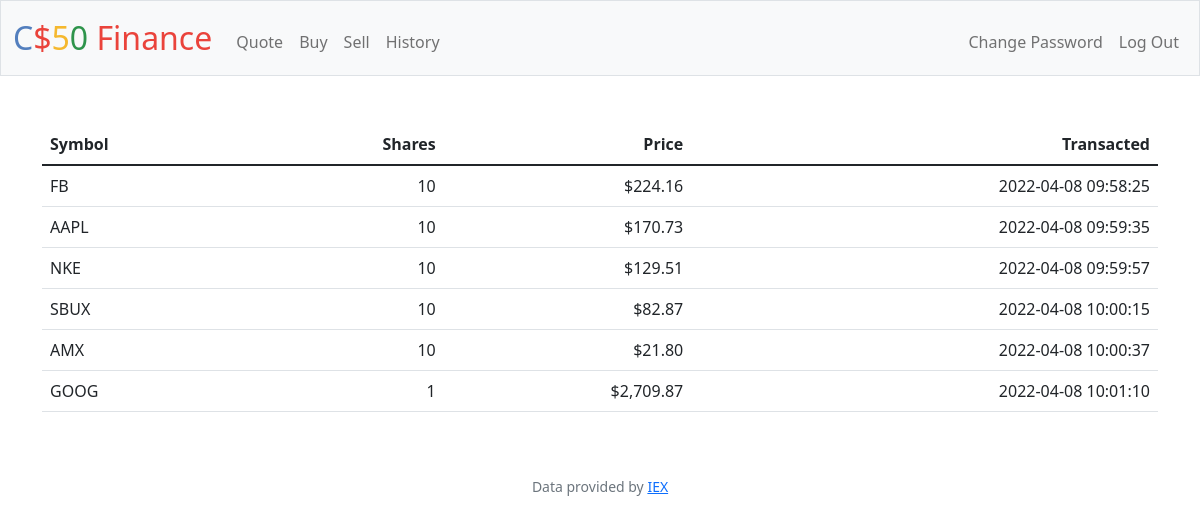
The app's page /history (signed in) with its own data.
### tables this page shows
CREATE TABLE transacciones (
	user_id INTEGER,
	stock_id INTEGER,
	shares INTEGER,
	price NUMERIC NOT NULL,
	p_datetime TEXT NOT NULL,
	FOREIGN KEY(user_id) REFERENCES users(id),
	FOREIGN KEY(stock_id) REFERENCES stocks(id)
);

CREATE TABLE stocks (
	id INTEGER,
	symbol TEXT NOT NULL,
	name TEXT NOT NULL,
	PRIMARY KEY(id)
);

### app.py (the view)
@app.route("/history")
@login_required
def history():
    user_history = db.execute("SELECT * FROM transacciones WHERE user_id=?;", session["user_id"])
    for row in user_history:
        row["symbol"] = db.execute("SELECT * FROM stocks WHERE id=?;", row["stock_id"])[0]["symbol"]
    return render_template("history.html", user_history=user_history)

### app.py (called while the page is built)
@app.after_request
def after_request(response):
    response.headers["Cache-Control"] = "no-cache, no-store, must-revalidate"
    response.headers["Expires"] = 0
    response.headers["Pragma"] = "no-cache"
    return response

### helpers.py (called while the page is built)
def login_required(f):
    @wraps(f)
    def decorated_function(*args, **kwargs):
        if session.get("user_id") is None:
            return redirect("/login")
        return f(*args, **kwargs)
    return decorated_function

def usd(value):
    return f"${value:,.2f}"

### templates/history.html (shortened to what this page needs)
{% extends "layout.html" %}
{% block main %}
    <table class="table tablestriped">
        <thead>
            <tr>
                <th class="text-start">Symbol</th>
                <th class="text-end">Shares</th>
                <th class="text-end">Price</th>
                <th class="text-end">Transacted</th>
            </tr>
        </thead>
        <tbody>
            {% for row in user_history %}
            <tr>
                <td class="text-start"> {{ row["symbol"] }} </td>
                <td class="text-end"> {{ row["shares"] }} </td>
                <td class="text-end"> {{ row["price"] | usd }} </td>
                <td class="text-end"> {{ row["p_datetime"] }} </td>
            </tr>
            {% endfor %}
        </tbody>
    </table>
{% endblock %}

### records on screen
transacciones: symbol "FB", shares "10", price "$224.16", p_datetime "2022-04-08 09:58:25"
transacciones: symbol "AAPL", shares "10", price "$170.73", p_datetime "2022-04-08 09:59:35"
transacciones: symbol "NKE", shares "10", price "$129.51", p_datetime "2022-04-08 09:59:57"
transacciones: symbol "SBUX", shares "10", price "$82.87", p_datetime "2022-04-08 10:00:15"
transacciones: symbol "AMX", shares "10", price "$21.80", p_datetime "2022-04-08 10:00:37"
transacciones: symbol "GOOG", shares "1", price "$2,709.87", p_datetime "2022-04-08 10:01:10"
